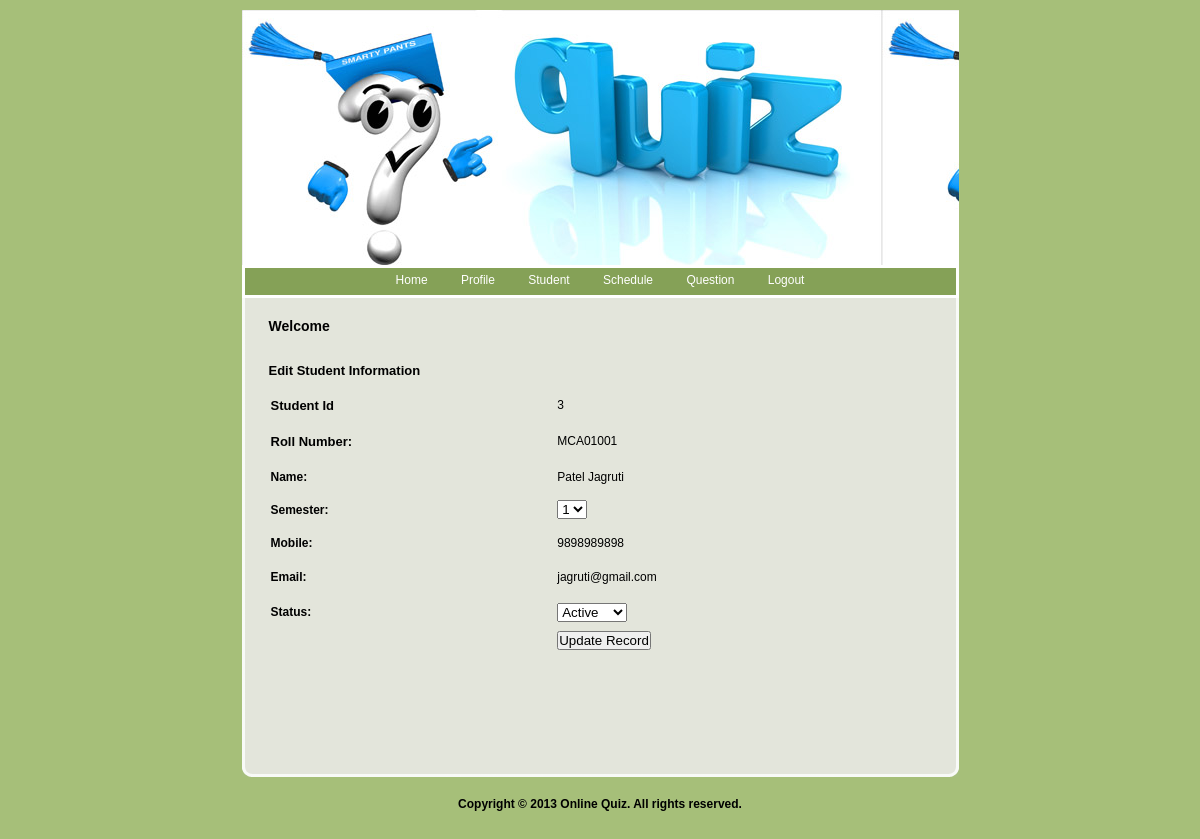
Screenshot of /Faculty/EditStudent.php?StuId=3 with the database file from the repository.
### tables this page shows
CREATE TABLE IF NOT EXISTS `student_registration` (
  `Student_Id` int(11) NOT NULL AUTO_INCREMENT,
  `RollNumber` varchar(20) NOT NULL,
  `Name` varchar(20) NOT NULL,
  `Semester` varchar(10) NOT NULL,
  `Email` varchar(20) NOT NULL,
  `Mobile` varchar(10) NOT NULL,
  `UserName` varchar(20) NOT NULL,
  `Password` varchar(20) NOT NULL,
  `Status` varchar(10) NOT NULL,
  PRIMARY KEY (`Student_Id`)
);

### Faculty/EditStudent.php (the view, shortened to what this page needs)
<!DOCTYPE html PUBLIC "-//W3C//DTD XHTML 1.0 Transitional//EN" "http://www.w3.org/TR/xhtml1/DTD/xhtml1-transitional.dtd">
<html xmlns="http://www.w3.org/1999/xhtml">
<head>
<link href="style.css" rel="stylesheet" type="text/css" />
</head>
<body>
<div id="container">
	<?php
		include "Header.php";
		?>
	<div id="content">
		<div id="left">
			<h1>Welcome <?php echo $_SESSION['Name'];?></h1>
	        <table width="100%" height="209" border="0" cellpadding="0" cellspacing="0">
              <tr>
                <td height="33" bgcolor="#E3E5DB"><span class="style10 style11">Edit Student Information</span></td>
              </tr>
              <tr>
                <td><?php
$Id=$_GET['StuId'];
$con = mysql_connect("localhost","root");
$sql = "select * from student_registration where Student_Id=".$Id."";
$result = mysql_query($sql,$con);
while($row = mysql_fetch_array($result))
{
$Id=$row['Student_Id'];
$RollNumber=$row['RollNumber'];
$Name=$row['Name'];
$Email=$row['Email'];
$Mobile=$row['Mobile'];
}
?>
                    <form method="post" action="UpdateStudent.php?Id=<?php echo $Id;?>">
                      <table width="100%" border="0">
                        <tr>
                          <td height="32"><span class="style8">Student Id</span></td>
                          <td><?php echo $Id;?></td>
                        </tr>
                        <tr>
                          <td height="36"><span class="style8">Roll Number:</span></td>
                          <td><?php echo $RollNumber;?></td>
                        </tr>
                        <tr>
                          <td height="31"><strong>Name:</strong></td>
                          <td><?php echo $Name;?></td>
                        </tr>
                        <tr>
                          <td height="31"><strong>Semester:</strong></td>
                          <td><select name="cmbSem" id="cmbSem">
                              <option>1</option>
                          </select></td>
                        </tr>
                        <tr>
                          <td height="31"><strong>Mobile:</strong></td>
                          <td><?php echo $Mobile;?></td>
                        </tr>
                        <tr>
                          <td height="33"><strong>Email:</strong></td>
                          <td><?php echo $Email;?></td>
                        </tr>
                        <tr>
                          <td height="34"><strong>Status:</strong></td>
                          <td><label>
                            <select name="cmbStatus" id="cmbStatus">
                              <option>Active</option>
                            </select>
                          </label></td>
                        </tr>
                        <tr>
                          <td></td>
                          <td><input type="submit" name="submit" value="Update Record" /></td>
                        </tr>
                      </table>
                    </form>
?></td>
              </tr>
            </table>
          <p>&nbsp;</p>
	<h1>&nbsp;</h1>
	  </div>
		<div id="footerline"></div>
	</div>
	<div id="footer"><strong>Copyright © 2013 Online Quiz.  All rights reserved.</strong></div>
</div>
</body>
</html>

### Faculty/style.css (style rules this page uses)
body { background-color:#a6bf79; color:#000000; font-family: Verdana, Arial, Helvetica, sans-serif; font-size: 12px; margin: 10px 10px; padding: 0px; }
* { margin: 0px; padding: 0px; }
#container { margin: 0px auto; text-align: left; width: 717px; }
p { margin: 15px 0px; }
#content { background-image:url(images/content_bg.gif); width:717px; }
h1 { color:#000000; font-size:14px; margin: 20px 0px 20px 0px; }
#left { float:left; width:638px; margin-left:27px; padding: 0px 10px 30px 0px; display:inline; }
#footerline { clear:both; background-image:url(images/footer_bg.gif); font-size:1px; height:10px; }
#footer { width:717px; text-align:center; padding: 20px 0px; }

### Faculty/EditStudent.php (style rules this page uses)
.style11 { color: #000000 }
.style8 { font-family: Verdana, Arial, Helvetica, sans-serif; font-size: small; font-weight: bold; }

### rows the page displays
student_registration: Student_Id "3", RollNumber "MCA01001", Name "Patel Jagruti", Mobile "9898989898", Email "jagruti@gmail.com"
